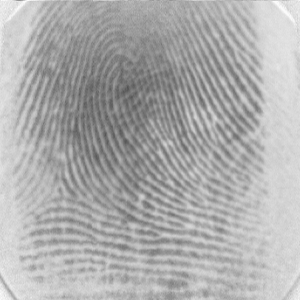
%> input picture Ex2/ii/finger4.tif, 300 x 300 px
$ octave --eval "fingerprint_enhancement;"   (GNU Octave 9; MATLAB toolbox functions it lacks are replaced by stand-ins)
%> lines starting %> are read from the running program, lines starting %| are printed output that depends on the picture; in (x1, y1, x2, y2) boxes, pixels count from 0 and x2, y2 are one past the last pixel; in counts of white or black regions, pixels touching at a corner belong together; the program's own positions count from 1
function fingerprint_enhancement()

% Fechar todas as janelas de figuras.
close all;

% Limpar a consola.
clc

% Ler a imagem a partir do ficheiro.
%I = imread('finger1.tif');
%I = imread('finger2.tif');
%I = imread('finger3.tif');
I = imread('finger4.tif');
%> I is the input picture: size 300x300 uint8; min 83, max 250, mean 173.2
%I = imread('finger5.bmp');

filter=[0 -1 -1 -1 -1 -1 0;
        -1 0 -1 -1 -1 0 -1;
        -1 -1 0 -1 0 -1 -1;
        -1 -1 -1 36 -1 -1 -1;
        -1 -1 0 -1 0 -1 -1;
        -1 0 -1 -1 -1 0 -1;
        0 -1 -1 -1 -1 -1 0;];
If = filter2(filter,I);
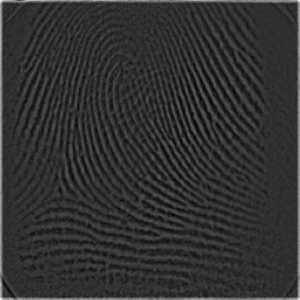
%> If: size 300x300 double; min -1389, max 6092, mean 81.5; drawn with min black and max white
If = I + uint8(If);
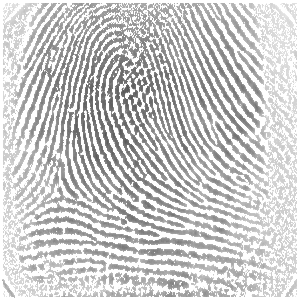
%> If: size 300x300 uint8; min 83, max 255, mean 207.1
If = medfilt2(If);
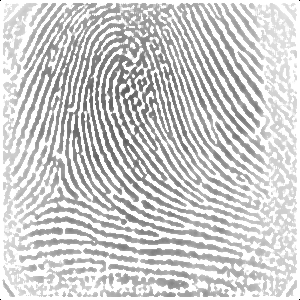
%> If: size 300x300 uint8; min 0, max 255, mean 207.4
% Vers鉶 bin醨ia.
level = graythresh(If);
%> level = 0.78
IBW = im2bw(If, level);
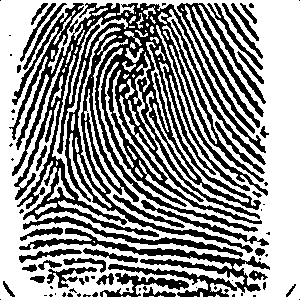
%> IBW: size 300x300 logical; 58.4% white; 77 black regions (37 under 20 px), largest, box (x1, y1, x2, y2) and area: (9, 3, 268, 253) 23486, (19, 228, 270, 297) 3212, (177, 3, 266, 134) 2427

figure(1); set(gcf,'Name', 'Bin醨ia');
subplot(121); imshow(I); colorbar; title(' Imagem original' );
subplot(122); imshow(IBW); colorbar; title(' Imagem bin醨ia' );
impixelinfo;

end

$ run again, with Ex2/ii/finger1.tif copied over Ex2/ii/finger4.tif
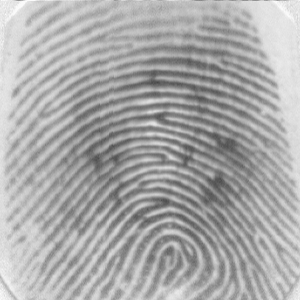
%> input picture Ex2/ii/finger1.tif, 300 x 300 px
%> in fingerprint_enhancement, I is the input picture: size 300x300 uint8; min 71, max 250, mean 169.5
%> in fingerprint_enhancement, `If = medfilt2(If);`:
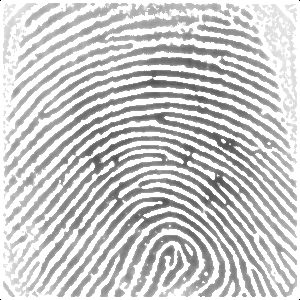
%> If: size 300x300 uint8; min 0, max 255, mean 202.4
%> level = 0.776
%> in fingerprint_enhancement, `IBW = im2bw(If, level);`:
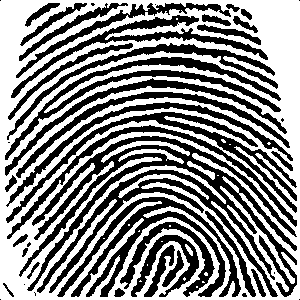
%> IBW: size 300x300 logical; 53.7% white; 46 black regions (13 under 20 px), largest, box (x1, y1, x2, y2) and area: (19, 136, 297, 297) 10908, (57, 197, 241, 297) 4108, (5, 57, 281, 160) 3225

$ run again, with Ex2/ii/finger2.tif copied over Ex2/ii/finger4.tif
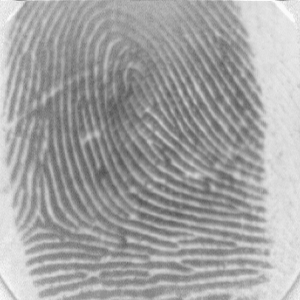
%> input picture Ex2/ii/finger2.tif, 300 x 300 px
%> in fingerprint_enhancement, I is the input picture: size 300x300 uint8; min 80, max 250, mean 163.4
%> in fingerprint_enhancement, `If = medfilt2(If);`:
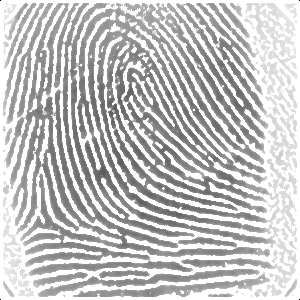
%> If: size 300x300 uint8; min 0, max 255, mean 196.8
%> level = 0.757
%> in fingerprint_enhancement, `IBW = im2bw(If, level);`:
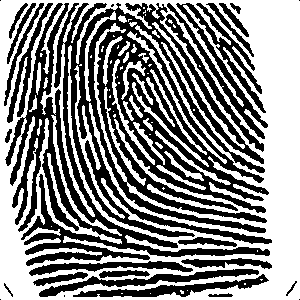
%> IBW: size 300x300 logical; 52.7% white; 27 black regions (6 under 20 px), largest, box (x1, y1, x2, y2) and area: (5, 3, 272, 266) 30833, (167, 3, 268, 139) 3011, (39, 269, 259, 297) 1431

$ run again, with Ex2/ii/finger3.tif copied over Ex2/ii/finger4.tif
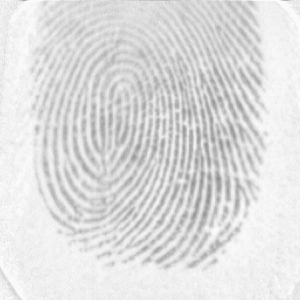
%> input picture Ex2/ii/finger3.tif, 300 x 300 px
%> in fingerprint_enhancement, I is the input picture: size 300x300 uint8; min 141, max 250, mean 222.2
%> in fingerprint_enhancement, `If = I + uint8(If);`:
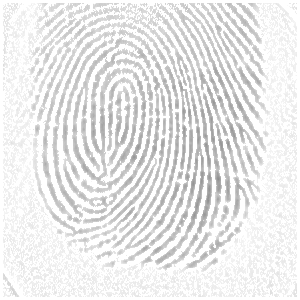
%> If: size 300x300 uint8; min 141, max 255, mean 234.6
%> level = 0.878
%> in fingerprint_enhancement, `IBW = im2bw(If, level);`:
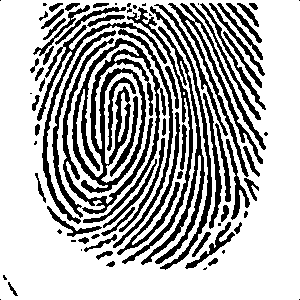
%> IBW: size 300x300 logical; 70% white; 85 black regions (23 under 20 px), largest, box (x1, y1, x2, y2) and area: (72, 38, 166, 223) 4992, (168, 3, 266, 177) 2048, (37, 22, 167, 224) 1819
